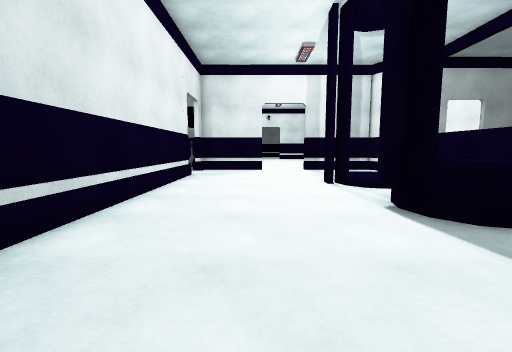
[1] (above)

21 first-person views from a walk through a Unity game level. The camera is 1.2 m above the floor, tilts 6° down and sees 90° across. The floor is counted in squares, 1 m on a side. Each view is taken from the middle of a square. On the plan, view 1 faces up. The plan holds only what a view shows up to about 12 squares ahead; the rest is blank. The place goes on beyond the plan. Some animated figures are not drawn. Door leaves are left out, so doorways stand open.

[2]
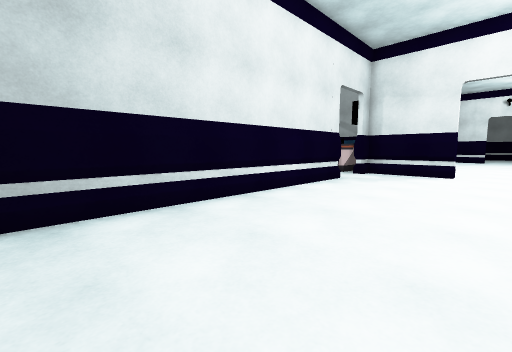

[3]
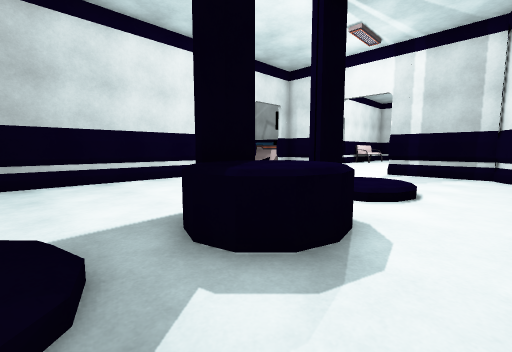

[4]
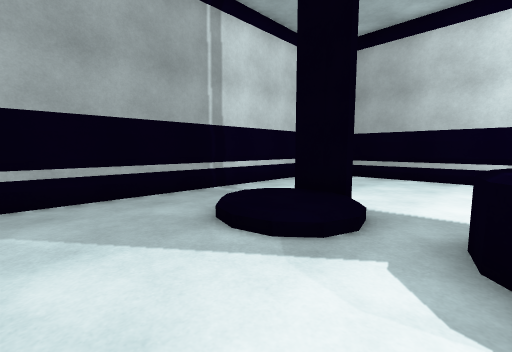

[5]
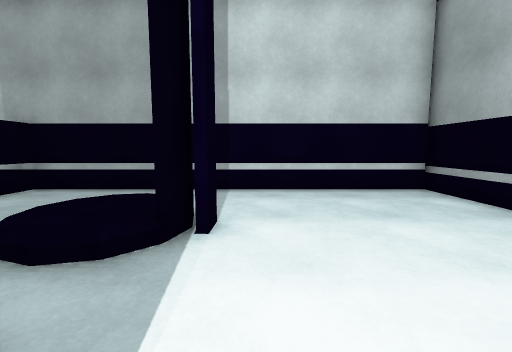

[6]
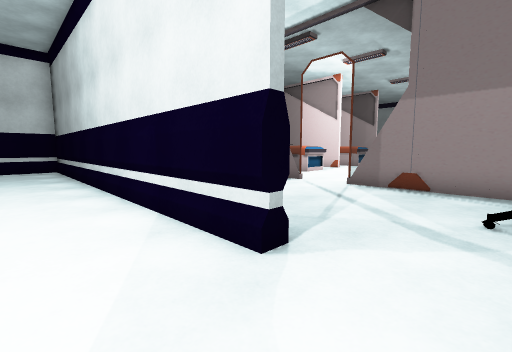

[7]
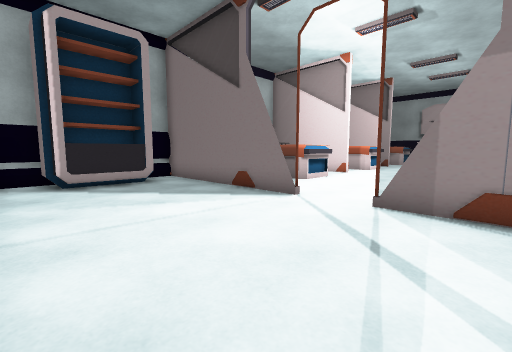

[8]
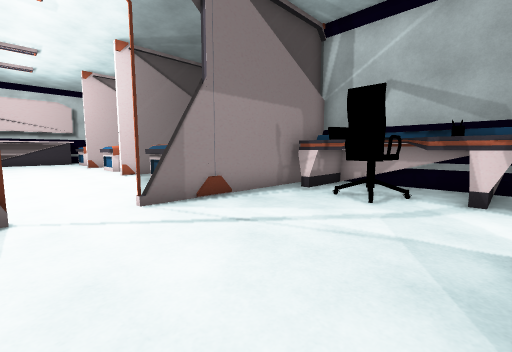

[9]
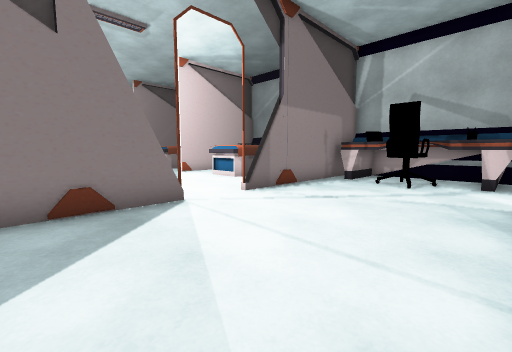

[10]
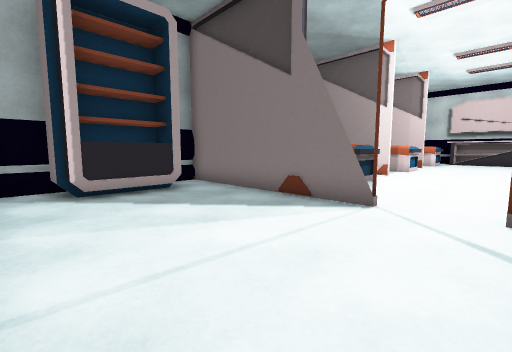

[11]
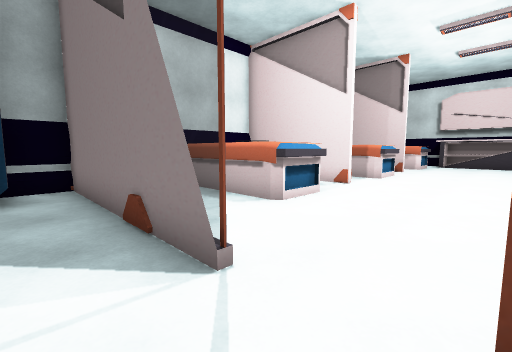

[12]
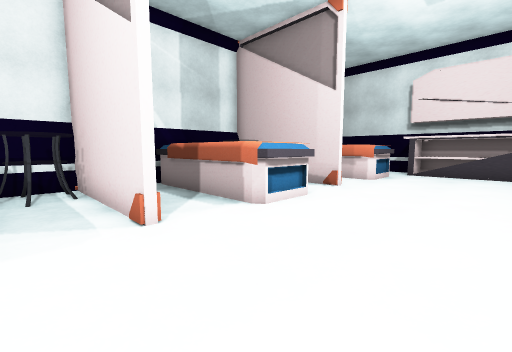

[13]
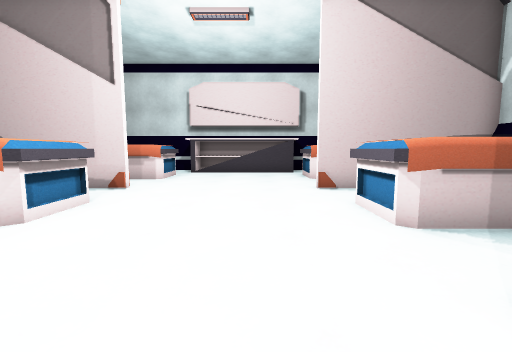

[14]
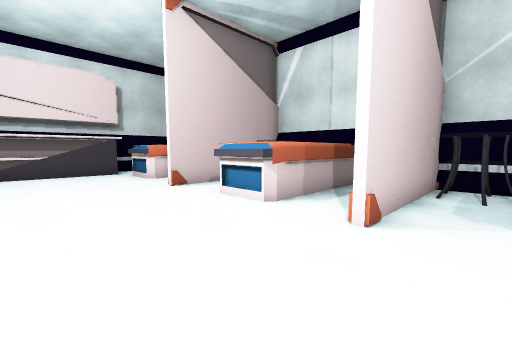

[15]
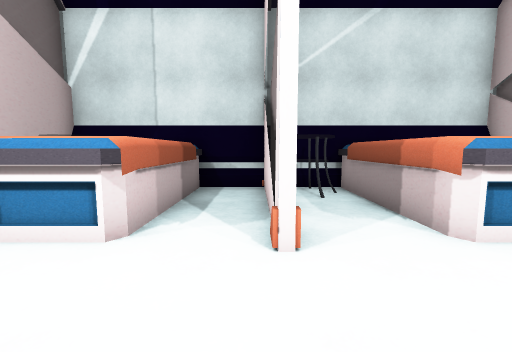

[16]
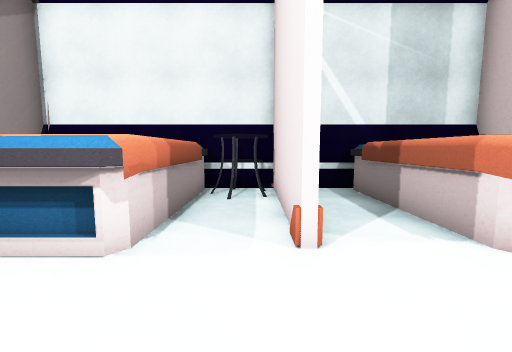

[17]
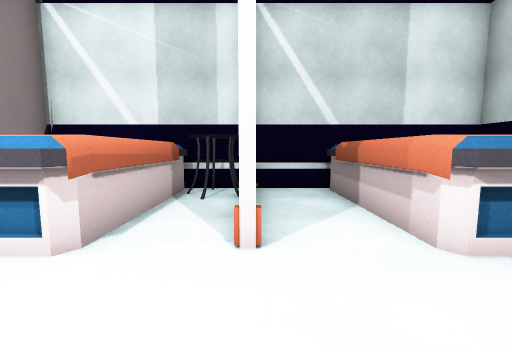

[18]
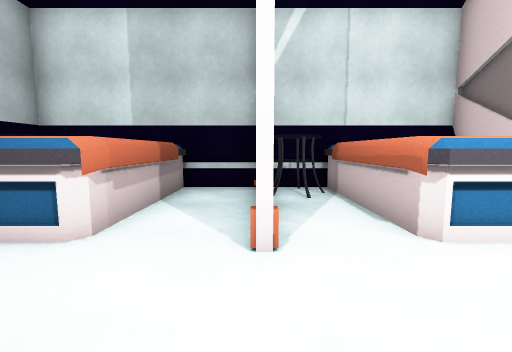

[19]
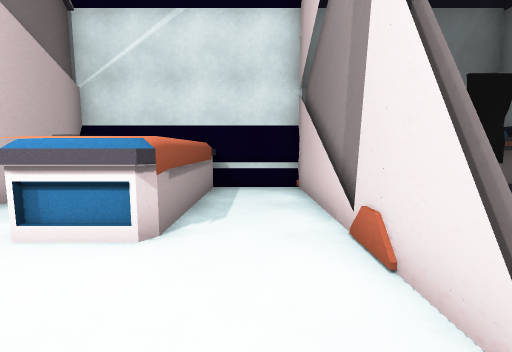

[20]
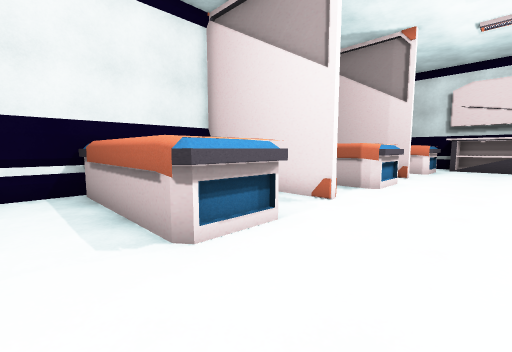

[21]
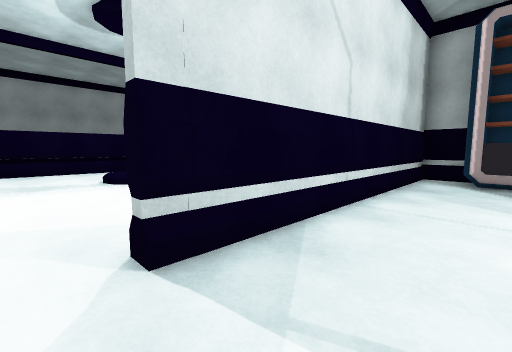

### Floor plan
Key: @ floor where view 1 was taken; # wall or solid block; . main floor; : floor 0.25 m higher than the main floor; / step, stairs or slope; D open door; = window, fence, low wall or low ledge; C chair; B bed; T table; O other object.
Columns run from 28 left of view 1 to 10 right of it. Each row starts with its distance up from view 1.
 18                              ..
 17 #BB###=#BB####BB####O##O##   ..
 16    B.=TT B.#TTB B.=OO   O   ...
 15    B.#TB B.#T.B B.=OOCCOO ###..#####
 14    B.=.B B.=..B B.=..CC............
 13   BB.=.BBB.=..BBB.=..................
 12 OBBB.#.BBB.#..BB..#......#...........
 11 O.................=#.....#...........
 10 O.................DD.....#.....O:/...
  9 O.................DD.....#.....O::..
  8 O.................DD.....#.....///..
  7 O..................=.....#..........
  6  BBB.#.BBB.#..BB..=#.....#..... OO..
  5    B.#.B B.#..BB..=......#.....O O..
  4    B.#.B B.#..BB..=......#.....OOO...
  3    B.#TB B.#TTBB..=.OOOO.#..........
  2    B.=TT B.=TTBB..=.#OO#.#...../:/...
  1 #####################  ###.....O :...
  0                          #..@... /...
 -1                          #...........
 -2                          #...........#
 -3                          ##############

Positions as (right, up) in squares from view 1, and headings:
1: (0, 0), facing up
2: (2, 2), facing up-left
3: (7, 2), facing up-left
4: (8, 4), facing down-left
5: (2, 5), facing down
6: (-1, 14), facing down-left
7: (-4, 12), facing down-left
8: (-4, 8), facing up-left
9: (-4, 5), facing up-left
10: (-4, 10), facing down-left
11: (-8, 10), facing down-left
12: (-15, 10), facing down-left
13: (-15, 10), facing left
14: (-15, 8), facing up-left
15: (-17, 9), facing up
16: (-16, 9), facing down
17: (-23, 9), facing down
18: (-23, 9), facing up
19: (-11, 9), facing up
20: (-11, 9), facing down-left
21: (-6, 13), facing down-right
